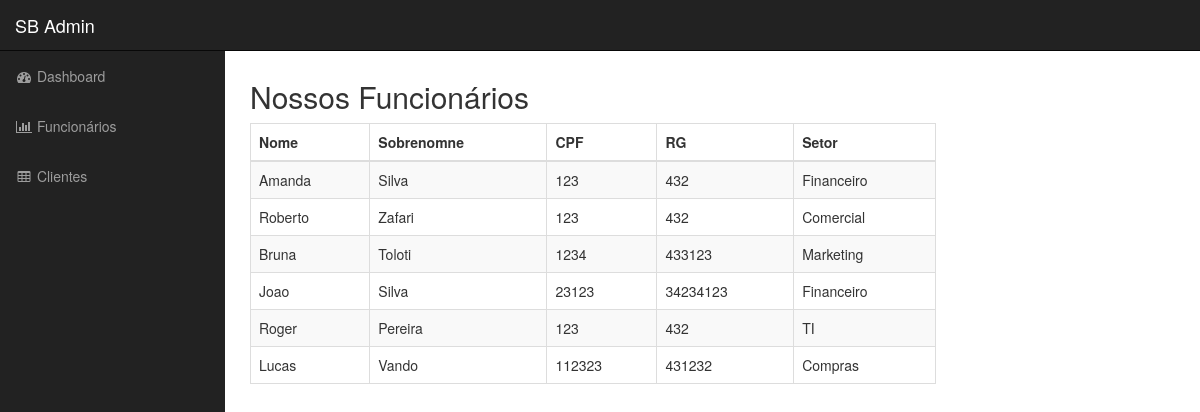
Screenshot of /?op=funcionario with the database file from the repository.
### tables this page shows
CREATE TABLE funcionario (
	id int(11) primary key auto_increment,
    nome varchar(45) not null,
    sobrenome varchar(45) not null,
    CPF varchar(14) not null,
    RG varchar(45) not null,
    id_setor int(11),
    FOREIGN KEY (id_setor) REFERENCES setor(id)
);

CREATE TABLE setor (
	id int(11) primary key auto_increment,
    nome varchar(20) not null
);

### index.php (called while the page is built, shortened)
<?php
require_once 'model/db.php';
require_once 'controller/class.Controller.php';
require_once 'model/class.Model.php';
$controller = new Controller();
$controller->handleRequest();

### model/db.php (called while the page is built)
<?php
class DB {
	public static function getConnection() {
		return new PDO('mysql:host='. DB_HOST .';dbname=' . DB_NAME, DB_USER, DB_PASS, array(PDO::MYSQL_ATTR_INIT_COMMAND => "SET NAMES utf8"));
	}
}

### model/class.Model.php (called while the page is built, shortened)
<?php
class Model {
	private $db;
	public function __construct(){
		$this->db = DB::getConnection();
	}
	public function getEmployees() {
		$s = $this->db->query("SELECT f.nome as nome, f.sobrenome as sobre, f.rg, f.cpf, s.nome as setor  FROM funcionario f INNER JOIN setor s on s.id = f.id_setor;");
		return $s->fetchAll(PDO::FETCH_ASSOC);;
	}
}

### view/pages/funcionario.php (the view)
<?php include ('partials/menu.php'); ?>
<?php $controller = new Controller(); ?>
				<div class="col-lg-9">
                        <h2>Nossos Funcionários</h2>
                        <div class="table-responsive">
                            <table class="table table-bordered table-hover table-striped">
                                <thead>
                                    <tr>
                                        <th>Nome</th>
                                        <th>Sobrenomne</th>
                                        <th>CPF</th>
                                        <th>RG</th>
                                        <th>Setor</th>
                                    </tr>
                                </thead>
                                <tbody>
                                    <?php
                                        foreach ($controller->getEmployees() as $key => $value) {
                                            echo "<tr>";
                                            echo "<td>{$value['nome']}</td>";
                                            echo "<td>{$value['sobre']}</td>";
                                            echo "<td>{$value['cpf']}</td>";
                                            echo "<td>{$value['rg']}</td>";
                                            echo "<td>{$value['setor']}</td>";
                                            echo "</tr>";
                                        }
                                    ?>
                                </tbody>
                            </table>
                        </div>
                    </div>
                </div>
<?php include ('partials/footer.php'); ?>

### controller/class.Controller.php (shortened to what this page needs)
<?php
class Controller {
    public function handleRequest() {
        $op = isset($_GET['op'])?$_GET['op']:NULL;
        try {
            if ( !$op || $op == 'dashboard' ) {
               $this->showDashboard();
            } elseif ( $op == 'funcionario' ) {
               $this->showFuncionario();
            } elseif ( $op == 'atendimento' ) {
               $this->showAtendimento();
            } elseif ( $op == 'pedido' ) {
               $this->showPedido();
            } elseif ( $op == 'cliente' ) {
               $this->showCliente();
            } else {
                echo "Erro";
            }
        } catch ( Exception $e ) {
            $this->showError("Application error", $e->getMessage());
        }
    }
    public function showFuncionario() {
        include 'view/pages/funcionario.php';
    }
    public function getEmployees(){
        $model = new Model();
        return $model->getEmployees();
    }
}

### view/pages/partials/menu.php (shortened to what this page needs)
<!DOCTYPE html>
<html lang="pt_BR">
<head>
    <link href="<?php echo PATH_URL_ASSETS; ?>css/bootstrap.min.css" rel="stylesheet">
    <link href="<?php echo PATH_URL_ASSETS; ?>css/sb-admin.css" rel="stylesheet">
    <link href="<?php echo PATH_URL_ASSETS; ?>css/plugins/morris.css" rel="stylesheet">
    <link href="<?php echo PATH_URL_ASSETS; ?>font-awesome/css/font-awesome.min.css" rel="stylesheet" type="text/css">
</head>
<body>
    <div id="wrapper">
        <nav class="navbar navbar-inverse navbar-fixed-top" role="navigation">
            <div class="navbar-header">
                <a class="navbar-brand" href="index.php">SB Admin</a>
            </div>
            <div class="collapse navbar-collapse navbar-ex1-collapse">
                <ul class="nav navbar-nav side-nav">
                    <li>
                        <a href="?op=dashboard"><i class="fa fa-fw fa-dashboard"></i> Dashboard</a>
                    </li>
                    <li>
                        <a href="?op=funcionario"><i class="fa fa-fw fa-bar-chart-o"></i> Funcionários</a>
                    </li>
                    <li>
                        <a href="?op=cliente"><i class="fa fa-fw fa-table"></i> Clientes</a>
                    </li>
                </ul>
            </div>
        </nav>
        <div id="page-wrapper">

### view/pages/partials/footer.php (shortened to what this page needs)
    </div>
</body>
</html>

### view/assets/css/sb-admin.css (style rules this page uses)
body { margin-top: 100px; background-color: #fff; }
@media (min-width:768px) { body { margin-top: 50px; } }
#wrapper { padding-left: 0; }
#page-wrapper { width: 100%; padding: 0; background-color: #fff; }
@media (min-width:768px) { #wrapper { padding-left: 225px; } }
@media (min-width:768px) { #page-wrapper { padding: 10px; } }
@media (min-width:768px) { .side-nav { position: fixed; top: 51px; left: 225px; width: 225px; margin-left: -225px; border: none; border-radius: 0; overflow-y: auto; background-color: #222; bottom: 0; overflow-x: hidden; padding-bottom: 40px; } }
@media (min-width:768px) { .side-nav>li>a { width: 225px; } }

### rows the page displays
funcionario: nome "Amanda", sobrenome "Silva", CPF "123", RG "432", id_setor.nome "Financeiro"
funcionario: nome "Roberto", sobrenome "Zafari", CPF "123", RG "432", id_setor.nome "Comercial"
funcionario: nome "Bruna", sobrenome "Toloti", CPF "1234", RG "433123", id_setor.nome "Marketing"
funcionario: nome "Joao", sobrenome "Silva", CPF "23123", RG "34234123", id_setor.nome "Financeiro"
funcionario: nome "Roger", sobrenome "Pereira", CPF "123", RG "432", id_setor.nome "TI"
funcionario: nome "Lucas", sobrenome "Vando", CPF "112323", RG "431232", id_setor.nome "Compras"
